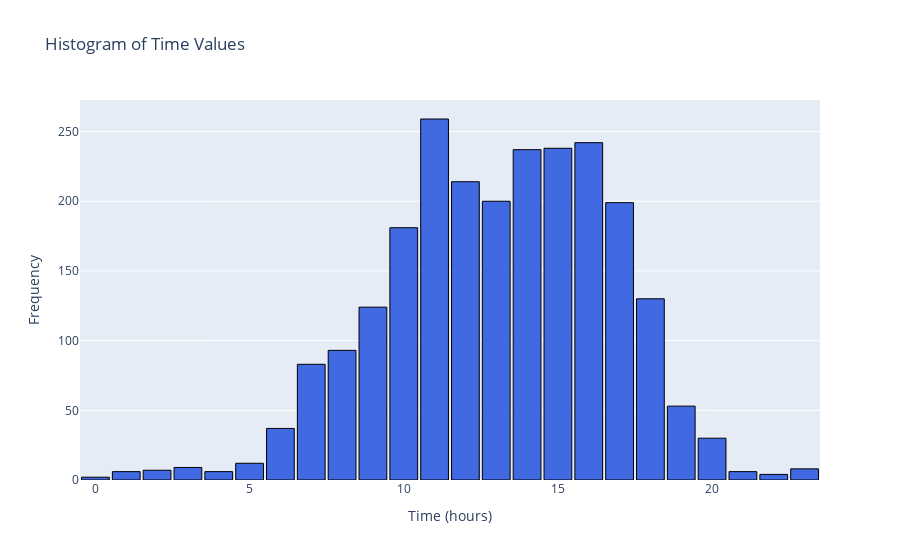

Notebook code for this chart:
### Code cell
shark_n = df.copy()
shark_n.dropna(subset=['Time'], inplace=True)

y = ["evening", "morning", "night", "afternoon"]

shark_n['Time'] = shark_n['Time'].str.lower()
shark_n['Time'] = shark_n['Time'].apply(lambda x: x.split("h")[0] if pd.notna(x) and "h" in x else x)
shark_n['Time'] = shark_n['Time'].apply(lambda x: x.zfill(2) if len(x) == 1 and x.isdigit() else x)
shark_n['Time'] = shark_n['Time'].apply(lambda x: "12" if "midday" in x else x)
shark_n['Time'] = shark_n['Time'].apply(lambda x: "afternoon" if "noon" in x else x)
shark_n['Time'] = shark_n['Time'].apply(lambda x: "morning" if "morning" in x else x)
shark_n['Time'] = shark_n['Time'].apply(lambda x: x[:2] if len(x) == 4 and x.isdigit() else x)
shark_n['Time'] = shark_n['Time'].str.replace(r'^(.*?)(\d{2})$', r'\2', regex=True)
shark_n = shark_n[shark_n['Time'].isin(y) | (shark_n['Time'].str.isdigit() )]

import plotly.express as px
df2 = px.data.tips()
fig5 = px.histogram(shark_n, x="Time")

numeric_time_values = shark_n[shark_n['Time'].str.isdigit()]['Time'].astype(int)
numeric_time_values = numeric_time_values[numeric_time_values <= 24]

# Create a histogram with ascending values using Plotly Express
fig5 = px.histogram(numeric_time_values, x="Time", nbins=24, title="Histogram of Time Values")
fig5.update_xaxes(title_text="Time (hours)")
fig5.update_yaxes(title_text="Frequency")

fig5.update_traces(marker_color="royalblue", marker_line_color="black", marker_line_width=1, opacity=1)
fig5.update_layout(barmode="overlay", bargap=0.1)

fig5.show()

### Figure 1 — Plotly figure (JSON) as saved in the notebook; plotly's stock layout.template omitted (floating-point values rounded to 4 significant figures; data arrays with more than 128 entries replaced by an {"elided": "..."} marker saying what was removed)
{"data": [{"alignmentgroup": "True", "bingroup": "x", "hovertemplate": "Time=%{x}<br>count=%{y}<extra></extra>", "legendgroup": "", "marker": {"color": "royalblue", "line": {"color": "black", "width": 1}, "pattern": {"shape": ""}}, "name": "", "nbinsx": 24, "offsetgroup": "", "opacity": 1, "orientation": "v", "showlegend": false, "type": "histogram", "x": {"elided": "2380 int values"}, "xaxis": "x", "yaxis": "y"}], "layout": {"bargap": 0.1, "barmode": "overlay", "legend": {"tracegroupgap": 0}, "title": {"text": "Histogram of Time Values"}, "xaxis": {"anchor": "y", "domain": [0, 1], "title": {"text": "Time (hours)"}}, "yaxis": {"anchor": "x", "domain": [0, 1], "title": {"text": "Frequency"}}}}
